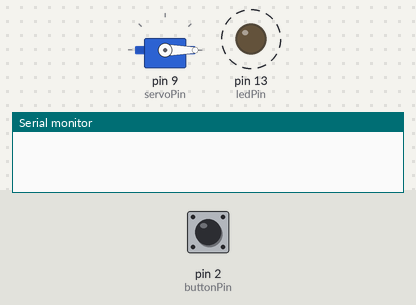
The sketch below on a simulated Arduino Uno, built with avr-gcc and run on an emulated ATmega328P. Parts: servo, output pins drawn as LEDs (lit = HIGH), the last lines printed to the serial monitor. Dashed ring = blinking. The test bench sets the inputs (shaded band); at power-on: pin 2 (buttonPin) LOW.

Above: at 1.2 s.
1.3 s: pin 2 (buttonPin) pulled HIGH for 1 s
At 1.95 s:
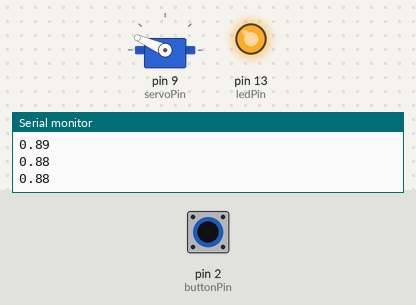
4.3 s: pin 2 (buttonPin) pulled HIGH for 3.2 s
At 5.21 s:
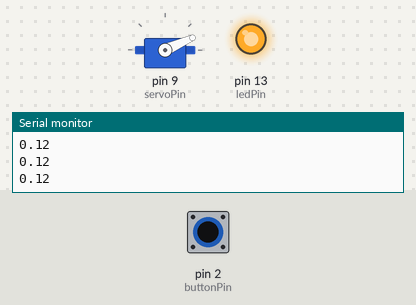
9.0 s: pin 2 (buttonPin) pulled HIGH for 0.15 s
Timing chart, 0 to 15.6 s (numbered marks = the images above; inputs shaded):
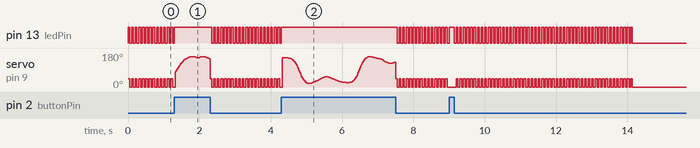

Measured:
- by itself, pin 13 (ledPin): repeats every 0.10 s: LOW 0.05 s, HIGH 0.05 s, until it stays LOW from 14.1 s
- by itself, servo on pin 9 (servoPin): alternates 45° for 0.05 s and 0° for 0.05 s, 100 changes in all, then stays 0°

The sketch:

prototipo_02.ino
```cpp
#include <Servo.h>
Servo servo;

// ESTADOS
const int REPOSO = 0;
const int DANZA = 1;
const int HISTERIA = 2;

// PINES
const int buttonPin = 2;
const int ledPin =  13;
const int servoPin = 9;

// CONSTANTES RITMO
const long histeriaDuration = 5000;
const long onFrequency = 100;
const int onDuration = 50;
const int factorTranquilidad = 6;

// variables will change:
int estado = 0;
int buttonState = 0;
long millisOfHisteria = histeriaDuration;
int danceCount = 0;

void setup() {
  Serial.begin(9600);
  // output:
  pinMode(ledPin, OUTPUT);
  // input:
  pinMode(buttonPin, INPUT);

  servo.attach(servoPin);
}

void loop() {
  buttonState = digitalRead(buttonPin);
  danceCount = danceCount > 128 ? 0 : danceCount; // Clamp preventivo

  // CONDICIONES
  if (buttonState == HIGH) {
    if(estado == REPOSO || estado == HISTERIA) danceCount++;
    estado = DANZA;
  } else {
    if (millis() < millisOfHisteria) {
      estado = HISTERIA;
    } else {
      estado = REPOSO;
    }
  }

  // ESTADOS
  switch (estado) {
    case REPOSO:
      digitalWrite(ledPin, LOW);
      servo.write(0);
      break;
    case DANZA:
      millisOfHisteria = millis() + histeriaDuration;
      digitalWrite(ledPin, HIGH);

      //float a = f(millis() * .1, 0) * 180; NO DECLARAR VARIABLES EN UN SWITCH:CASE
      servo.write(f(millis() * .1, danceCount % 5 ) * 180);

      break;
    case HISTERIA:
      if (millis() % onFrequency < onDuration) {
        digitalWrite(ledPin, HIGH);
        servo.write(45);
      } else {
        digitalWrite(ledPin, LOW);
        servo.write(0);
      }
      break;
    default: break;
  }
}

float f( float x, int id ) {
  x = radians(x);
  float y;

  switch(id){
    case 0:
      y = sin(x + cos(x * atan(x * 1.5))) * .5 + .5; // Waves
      break;
    case 1:
      y = atan(max(cos(x* 2), sin(x * 2.15))) * .5 + .5; // Rebotecitos
      break;
    case 2:
      y = atan(cos(x + max(cos(x* 2), sin(x * 2.2)))) * .5 + .5; // Indecisión
      break;
    case 3:
      y = min(cos(round(sin(x*.5)*3)), sin(x*1.1)) * .5 + .5;
      break;
    case 4:
      y = min(max(abs(cos(x*2)), abs(sin(x*1.2))), cos(x*1.1 + sin(x))) *.5 + .5; // No se si me caso
      break;
  }

  // y = sin(x * cos(x * 1.1)) * .5 + .5; // Histeria (No loopeable)
  // y = sin(x + cos(x * atan(x * 1.5))) * .5 + .5; // Waves
  // y = atan(max(cos(x* 2), sin(x * 2.15))) * .5 + .5; // Rebotecitos
  // y = atan(cos(x + max(cos(x* 2), sin(x * 2.2)))) * .5 + .5; // Indecisión

  Serial.println(y);
  return y;
}
```
